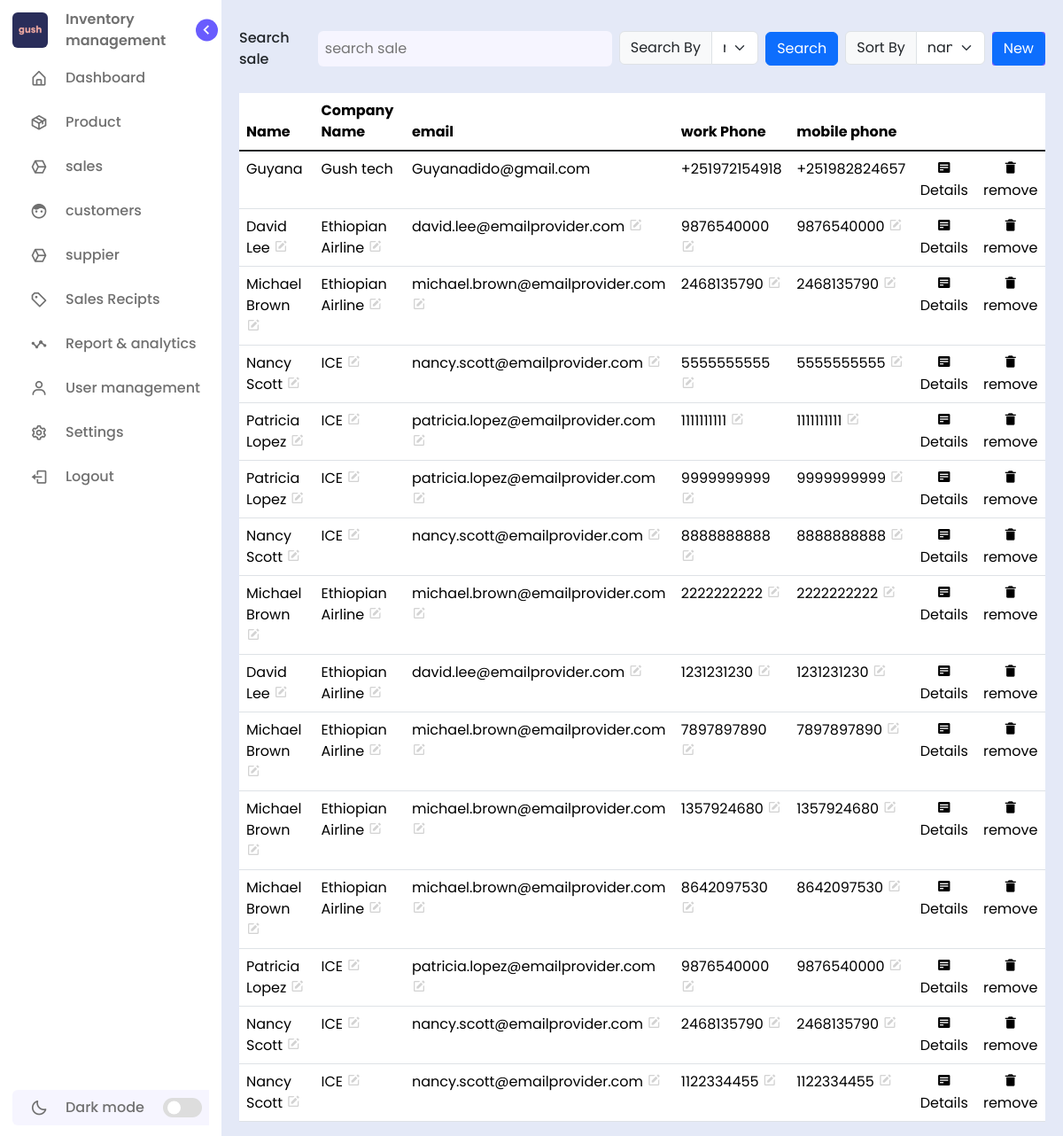
Page /supplier (signed in) on the committed database.
### tables this page shows
CREATE TABLE phoneNumber (person_id INTEGER NOT NULL, work_phone NUMERIC NOT NULL, mobile_phone NUMERIC NOT NULL, FOREIGN KEY (person_id) REFERENCES persons(id));

CREATE TABLE persons (id INTEGER PRIMARY KEY AUTOINCREMENT  NOT NULL, type TEXT NOT NULL, name TEXT NOT NULL, company TEXT NOT NULL, email TEXT NOT NULL, status TEXT DEFAULT 'active');

### app.py (the view)
@app.route("/supplier")
@login_required
def suppliers():
    searchBy = [
        "name",
        "company",
        "email"
    ]
    sortBy = {
        "0": "name",
        "1": "company",
        "2": "email",
    }
    vendors = db.execute(
        "SELECT * FROM persons JOIN phoneNumber ON persons.id=phoneNumber.person_id WHERE type='vendor' AND status='active'")
    return render_template("supplier.html", vendors=vendors, searchBy=searchBy, sortBy=sortBy)

### helpers.py (called while the page is built)
def login_required(f):
    @wraps(f)
    def decorated_function(*args, **kwargs):
        if session.get("user_id") is None:
            return redirect("/login")
        return f(*args, **kwargs)
    return decorated_function

### templates/supplier.html (shortened to what this page needs)
{% extends "layout.html" %}
{% block link %} <link rel="stylesheet" href="../static/CSS/productAndCustomers.css"> {% endblock %}
{% block main %}
<section class="search add">
    <div class="search">
        <span class="text">Search sale</span>
        <div class="search-input">
                <form class="input" action="/saleduct" method="post">
                    <input class="" type="search" autocomplete="off" autofocus placeholder="search sale" name="q">
                    <div class="input-group mb-3">
                        <label class="input-group-text" for="inputGroupSelect01">Search By</label>
                        <select class="form-select" id="inputGroupSelect01">
                            {% for searched in searchBy %}
                                <option value="{{ searched }}">{{ searched }}</option>
                            {% endfor %}
                        </select>
                    </div>
                    <input class="btn btn-primary" type="submit" value="Search">
                    <div class="input-group mb-3">
                        <label class="input-group-text" for="inputGroupSelect02">Sort By</label>
                        <select class="form-select " id="inputGroupSelect02" name="sortBy">
                            {% for sort in sortBy %}
                                <option value="{{ sort }}">{{ sortBy[sort] }}</option>
                            {% endfor %}
                        </select>
                    </div>
                </form>
        </div>
    </div>
    <div class="new-item">
        <a href="#">
            <button type="button" class="btn btn-primary">New</button>
        </a>
    </div>
</section>
<section class="list">
    <table class="table products">
        <thead>
            <tr>
                <th scope="col" class="text">Name</th>
                <th scope="col" class="text">Company Name</th>
                <th scope="col" class="text">email</th>
                <th scope="col" class="text">work Phone</th>
                <th scope="col" class="text">mobile phone</th>
                <th></th>
                <th></th>
            </tr>
        </thead>
        <tbody class="table-group-divider">
            <tr>
                <td class="text">Guyana</td>
                <td class="text">Gush tech</td>
                <td class="text">Guyanadido@gmail.com</td>
                <td class="text">+251972154918</td>
                <td class="text">+251982824657</td>
                <td class="details">
                    <form action="/details">
                        <button type="submit"><i class='bx bxs-detail' ></i>Details</button>
                    </form>
                </td>
                <td class="remove">
                    <form action="/remove">
                        <button type="submit"><i class='bx bxs-trash-alt'></i>remove</button>
                    </form>
                </td>
            </tr>
            {% for vendor in vendors %}
                <tr>
                    <td class="text">
                        <span class="table-text">{{ vendor["name"] }}</span>
                        <i class='bx bxs-edit edit_icon'></i>
                    </td>
                    <td class="text">
                        <span class="table-text">{{ vendor["company"]}}</span>
                        <i class='bx bxs-edit edit_icon'></i>
                    </td>
                    <td class="text">
                        <span class="table-text">{{ vendor["email"] }}</span>
                        <i class='bx bxs-edit edit_icon'></i>
                    </td>
                    <td class="text">
                        <span class="table-text">{{ vendor["work_phone"] }}</span>
                        <i class='bx bxs-edit edit_icon'></i>
                    </td>
                    <td class="text">
                        <span class="table-text">{{ vendor["mobile_phone"] }}</span>
                        <i class='bx bxs-edit edit_icon'></i>
                    </td>
                    <td class="details">
                        <form action="/details">
                            <button type="submit"><i class='bx bxs-detail' ></i>Details</button>
                        </form>
                    </td>
                    <td class="remove">
                        <form action="/AlterTable" method="post">
                            <button type="submit"><i class='bx bxs-trash-alt'></i>remove</button>
                        </form>
                    </td>
                </tr>
            {% endfor %}
        </tbody>
    </table>
</section>
{% endblock %}

### static/CSS/style.css (style rules this page uses)
* { font-family: 'Poppins', sans-serif; margin: 0; padding: 0; box-sizing: border-box; }
:root { --body-color:#E4E9F7; --sidebar-color:#fff; --primary-color:#695CFE; --primary-color-light:#F6F5FF; --toggle-color:#DDD; --text-color:#707070; --tran-02: all 0.2s ease; --tran-03: all 0.3s ease; --tran-04: all 0.4s ease; --tran-05: all 0.5s ease; }
body { background: var(--body-color); height: 100vh; transition: var(--tran-02); }
.content .search { font-size: 1rem; font-weight: 500; display: flex; flex-direction: row; column-gap: .5em; align-items: center; justify-content: flex-start; }
.content .search input[type="search"] { font-size: 1rem; outline: none; border: none; padding: 0.5rem; background-color: var(--primary-color-light); border-radius: 6px; }
.search.add { display: flex; justify-content: space-between; align-items: center; }
.new-item a { display: flex; justify-content: center; align-items: center; background: var(--primary-color); border: none; border-radius: 3px; cursor: pointer; text-decoration: none; color: var(--toggle-color); }

### static/CSS/productAndCustomers.css (style rules this page uses)
:root { --body-color:#E4E9F7; --sidebar-color:#fff; --primary-color:#695CFE; --primary-color-light:#F6F5FF; --toggle-color:#DDD; --text-color:#707070; --tran-02: all 0.2s ease; --tran-03: all 0.3s ease; --tran-04: all 0.4s ease; --tran-05: all 0.5s ease; }
.remove button,.details button { background: transparent; border: none; text-align: center; }
table td { position: relative; }
.edit_icon { color: lightgrey; cursor: pointer; }
.search-input form { width: 100%; display: flex; flex-direction: row; align-items: center; column-gap: 0.5em; }
.search-input div { width: 100%; display: flex; flex-direction: row; flex-wrap: nowrap; padding-top: 15px; }

### rows in the picture
phoneNumber: name "David Lee", company "Ethiopian Airline", email "david.lee@emailprovider.com", work_phone "9876540000", mobile_phone "9876540000"
phoneNumber: name "Michael Brown", company "Ethiopian Airline", email "michael.brown@emailprovider.com", work_phone "2468135790", mobile_phone "2468135790"
phoneNumber: name "Nancy Scott", company "ICE", email "nancy.scott@emailprovider.com", work_phone "5555555555", mobile_phone "5555555555"
phoneNumber: name "Patricia Lopez", company "ICE", email "patricia.lopez@emailprovider.com", work_phone "1111111111", mobile_phone "1111111111"
phoneNumber: name "Patricia Lopez", company "ICE", email "patricia.lopez@emailprovider.com", work_phone "9999999999", mobile_phone "9999999999"
phoneNumber: name "Nancy Scott", company "ICE", email "nancy.scott@emailprovider.com", work_phone "8888888888", mobile_phone "8888888888"
phoneNumber: name "Michael Brown", company "Ethiopian Airline", email "michael.brown@emailprovider.com", work_phone "2222222222", mobile_phone "2222222222"
phoneNumber: name "David Lee", company "Ethiopian Airline", email "david.lee@emailprovider.com", work_phone "1231231230", mobile_phone "1231231230"
phoneNumber: name "Michael Brown", company "Ethiopian Airline", email "michael.brown@emailprovider.com", work_phone "7897897890", mobile_phone "7897897890"
phoneNumber: name "Michael Brown", company "Ethiopian Airline", email "michael.brown@emailprovider.com", work_phone "1357924680", mobile_phone "1357924680"
phoneNumber: name "Michael Brown", company "Ethiopian Airline", email "michael.brown@emailprovider.com", work_phone "8642097530", mobile_phone "8642097530"
phoneNumber: name "Patricia Lopez", company "ICE", email "patricia.lopez@emailprovider.com", work_phone "9876540000", mobile_phone "9876540000"
phoneNumber: name "Nancy Scott", company "ICE", email "nancy.scott@emailprovider.com", work_phone "2468135790", mobile_phone "2468135790"
phoneNumber: name "Nancy Scott", company "ICE", email "nancy.scott@emailprovider.com", work_phone "1122334455", mobile_phone "1122334455"

### other values in the picture
form field value "name"
form field sortBy "name"
